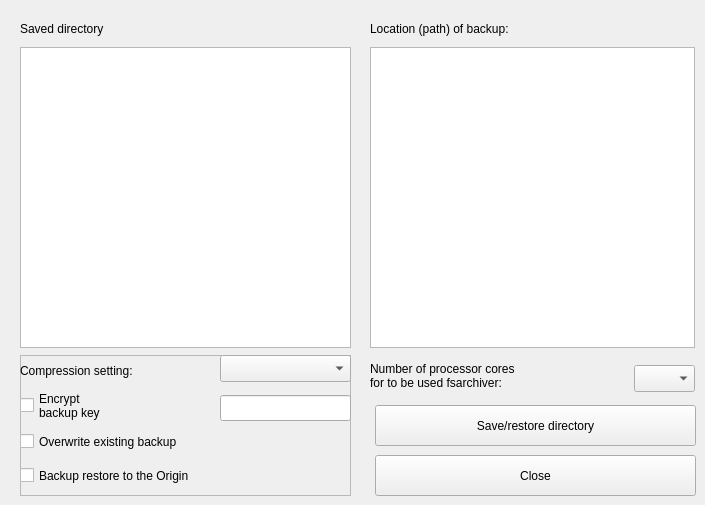
    <widget class="QWidget" name="tab_2">
     <attribute name="title">
      <string>Directoty</string>
     </attribute>
     <widget class="QPushButton" name="bt_save">
      <property name="geometry">
       <rect>
        <x>375</x>
        <y>405</y>
        <width>321</width>
        <height>41</height>
       </rect>
      </property>
      <property name="text">
       <string extracomment="Verzeichnis sichern/zurückschreiben">Save/restore directory</string>
      </property>
     </widget>
     <widget class="QLabel" name="label_29">
      <property name="geometry">
       <rect>
        <x>370</x>
        <y>355</y>
        <width>251</width>
        <height>41</height>
       </rect>
      </property>
      <property name="text">
       <string extracomment="Anzahl der Prozessorkerne, die für fsarchiver verwendet werden sollen:">Number of processor cores
for to be used fsarchiver:</string>
      </property>
     </widget>
     <widget class="QTreeView" name="treeView_dir">
      <property name="geometry">
       <rect>
        <x>20</x>
        <y>47</y>
        <width>331</width>
        <height>301</height>
       </rect>
      </property>
      <attribute name="headerDefaultSectionSize">
       <number>400</number>
      </attribute>
     </widget>
     <widget class="QLabel" name="label_30">
      <property name="geometry">
       <rect>
        <x>20</x>
        <y>20</y>
        <width>311</width>
        <height>18</height>
       </rect>
      </property>
      <property name="text">
       <string extracomment="zu sicherndes Verzeichnis:">Saved directory</string>
      </property>
     </widget>
     <widget class="QLabel" name="label_31">
      <property name="geometry">
       <rect>
        <x>370</x>
        <y>20</y>
        <width>291</width>
        <height>18</height>
       </rect>
      </property>
      <property name="text">
       <string extracomment="Ort (Pfad) der Sicherung:">Location (path) of backup:</string>
      </property>
     </widget>
     <widget class="QFrame" name="frame_4">
      <property name="geometry">
       <rect>
        <x>20</x>
        <y>355</y>
        <width>331</width>
        <height>141</height>
       </rect>
      </property>
      <property name="frameShape">
       <enum>QFrame::StyledPanel</enum>
      </property>
      <property name="frameShadow">
       <enum>QFrame::Raised</enum>
      </property>
      <widget class="QLabel" name="label_32">
       <property name="geometry">
        <rect>
         <x>0</x>
         <y>0</y>
         <width>191</width>
         <height>31</height>
        </rect>
       </property>
       <property name="text">
        <string extracomment="Kompressioneinstellung:">Compression setting:</string>
       </property>
      </widget>
      <widget class="QComboBox" name="cmb_zip_3">
       <property name="geometry">
        <rect>
         <x>200</x>
         <y>0</y>
         <width>131</width>
         <height>27</height>
        </rect>
       </property>
      </widget>
      <widget class="QCheckBox" name="chk_key_3">
       <property name="geometry">
        <rect>
         <x>0</x>
         <y>30</y>
         <width>200</width>
         <height>41</height>
        </rect>
       </property>
       <property name="text">
        <string>Encrypt
backup key</string>
       </property>
      </widget>
      <widget class="QLineEdit" name="lineKey_3">
       <property name="geometry">
        <rect>
         <x>200</x>
         <y>40</y>
         <width>131</width>
         <height>26</height>
        </rect>
       </property>
      </widget>
      <widget class="QCheckBox" name="chk_overwrite_3">
       <property name="geometry">
        <rect>
         <x>0</x>
         <y>75</y>
         <width>330</width>
         <height>23</height>
        </rect>
       </property>
       <property name="text">
        <string extracomment="vorhandene Sicherung überschreiben">Overwrite existing backup</string>
       </property>
      </widget>
      <widget class="QCheckBox" name="chk_path_2">
       <property name="geometry">
        <rect>
         <x>0</x>
         <y>100</y>
         <width>231</width>
         <height>41</height>
        </rect>
       </property>
       <property name="text">
        <string extracomment="Sicherung an den Ursprungsort zurückschreiben">Backup restore to the Origin</string>
       </property>
      </widget>
     </widget>
     <widget class="QTreeView" name="treeView_path">
      <property name="geometry">
       <rect>
        <x>370</x>
        <y>47</y>
        <width>325</width>
        <height>301</height>
       </rect>
      </property>
      <attribute name="headerDefaultSectionSize">
       <number>400</number>
      </attribute>
     </widget>
     <widget class="QComboBox" name="cmb_kerne_2">
      <property name="geometry">
       <rect>
        <x>634</x>
        <y>365</y>
        <width>61</width>
        <height>27</height>
       </rect>
      </property>
     </widget>
     <widget class="QPushButton" name="bt_end">
      <property name="geometry">
       <rect>
        <x>375</x>
        <y>455</y>
        <width>321</width>
        <height>41</height>
       </rect>
      </property>
      <property name="text">
       <string extracomment="Schließen">Close</string>
      </property>
     </widget>
    </widget>
